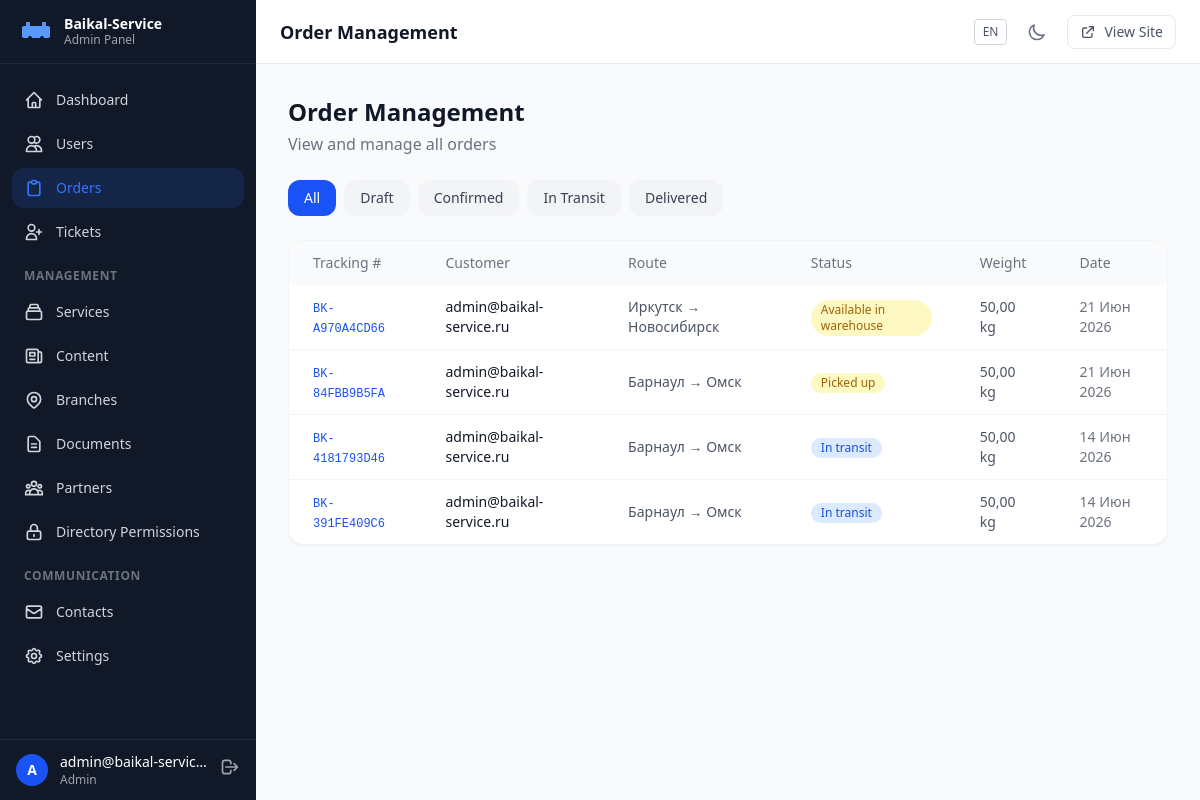
The page /ru/dashboard/orders/ (signed in) on the database as committed earlier.
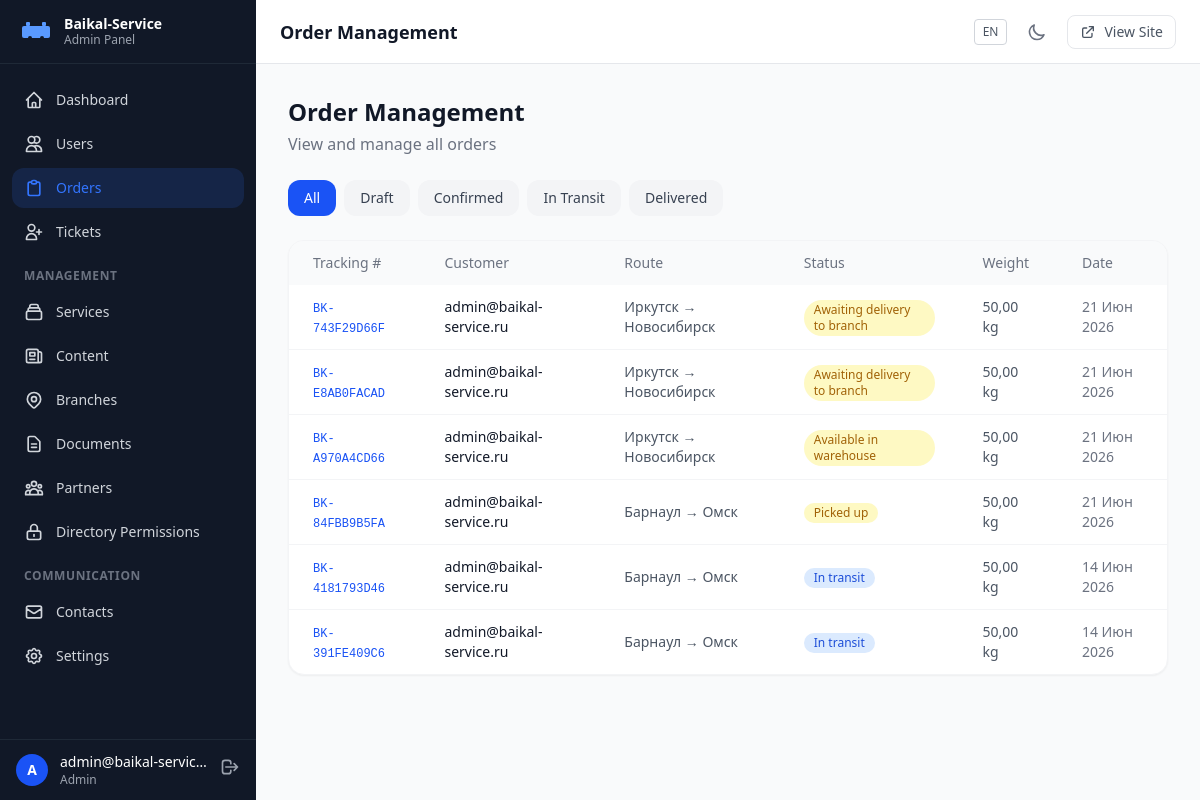
The same page on the database as committed later.
### apps/orders/models.py (models this page shows, shortened)
class Order(models.Model):
    class Status(models.TextChoices):
        DRAFT = 'draft', _('Draft')
        CONFIRMED = 'confirmed', _('Confirmed')
        AWAITING_DELIVERY_TO_BRANCH = 'awaiting_delivery_to_branch', _('Awaiting delivery to branch')
        AVAILABLE_IN_WAREHOUSE = 'available_in_warehouse', _('Available in warehouse')
        AWAITING_COURIER = 'awaiting_courier', _('Awaiting courier')
        PICKED_UP = 'picked_up', _('Picked up')
        IN_TRANSIT = 'in_transit', _('In transit')
        CUSTOMS_CLEARANCE = 'customs_clearance', _('Customs clearance')
        AT_WAREHOUSE = 'at_warehouse', _('At warehouse')
        OUT_FOR_DELIVERY = 'out_for_delivery', _('Out for delivery')
        DELIVERED = 'delivered', _('Delivered')
        CANCELLED = 'cancelled', _('Cancelled')
    tracking_number = models.CharField(max_length=20, unique=True, default=generate_tracking_number, verbose_name=_('Tracking number'))
    user = models.ForeignKey('users.CustomUser', on_delete=models.CASCADE, null=True, blank=True, related_name='orders', verbose_name=_('User'))
    sender_name = models.CharField(max_length=255, verbose_name=_('Sender name'))
    sender_phone = models.CharField(max_length=20, verbose_name=_('Sender phone'))
    sender_email = models.EmailField(blank=True, verbose_name=_('Sender email'))
    sender_address = models.ForeignKey('geo.City', on_delete=models.SET_NULL, null=True, related_name='sender_orders', verbose_name=_('Sender city'))
    sender_address_detail = models.CharField(max_length=500, blank=True, verbose_name=_('Sender address detail'))
    recipient_name = models.CharField(max_length=255, verbose_name=_('Recipient name'))
    recipient_phone = models.CharField(max_length=20, verbose_name=_('Recipient phone'))
    recipient_email = models.EmailField(blank=True, verbose_name=_('Recipient email'))
    recipient_address = models.ForeignKey('geo.City', on_delete=models.SET_NULL, null=True, related_name='recipient_orders', verbose_name=_('Recipient city'))
    recipient_address_detail = models.CharField(max_length=500, blank=True, verbose_name=_('Recipient address detail'))
    cargo_description = models.TextField(verbose_name=_('Cargo description'))
    weight = models.DecimalField(max_digits=10, decimal_places=2, verbose_name=_('Weight (kg)'))
    volume = models.DecimalField(max_digits=10, decimal_places=4, null=True, blank=True, verbose_name=_('Volume (m³)'))
    length = models.DecimalField(max_digits=10, decimal_places=2, null=True, blank=True, verbose_name=_('Length (cm)'))
    width = models.DecimalField(max_digits=10, decimal_places=2, null=True, blank=True, verbose_name=_('Width (cm)'))
    height = models.DecimalField(max_digits=10, decimal_places=2, null=True, blank=True, verbose_name=_('Height (cm)'))
    declared_value = models.DecimalField(max_digits=12, decimal_places=2, null=True, blank=True, verbose_name=_('Declared value'))
    service = models.ForeignKey('services.Service', on_delete=models.SET_NULL, null=True, verbose_name=_('Service'))
    additional_services = models.ManyToManyField('services.AdditionalService', blank=True, verbose_name=_('Additional services'))
    status = models.CharField(max_length=40, choices=Status.choices, default=Status.DRAFT, verbose_name=_('Status'))
    total_price = models.DecimalField(max_digits=12, decimal_places=2, null=True, blank=True, verbose_name=_('Total price'))
    created_at = models.DateTimeField(auto_now_add=True, verbose_name=_('Created at'))
    updated_at = models.DateTimeField(auto_now=True, verbose_name=_('Updated at'))
    estimated_delivery_date = models.DateField(null=True, blank=True, verbose_name=_('Estimated delivery'))
    actual_delivery_date = models.DateField(null=True, blank=True, verbose_name=_('Actual delivery'))
    is_fragile = models.BooleanField(default=False, verbose_name=_('Fragile cargo'))
    is_dangerous = models.BooleanField(default=False, verbose_name=_('Dangerous goods'))
    is_temperature_sensitive = models.BooleanField(default=False, verbose_name=_('Temperature-sensitive cargo'))
    class Meta:
        verbose_name = _('Order')
        verbose_name_plural = _('Orders')
        ordering = ['-created_at']

### apps/users/models.py (models this page shows, shortened)
class CustomUser(AbstractUser):
    USERNAME_FIELD = 'email'
    REQUIRED_FIELDS = ['username']
    class Role(models.TextChoices):
        CLIENT = 'client', _('Client')
        MANAGER = 'manager', _('Manager')
        ADMIN = 'admin', _('Admin')
    email = models.EmailField(unique=True, verbose_name=_('Email'))
    phone = models.CharField(max_length=20, blank=True, verbose_name=_('Phone'))
    balance = models.DecimalField(max_digits=12, decimal_places=2, default=0, verbose_name=_('Balance'))
    role = models.CharField(max_length=20, choices=Role.choices, default=Role.CLIENT, verbose_name=_('Role'))
    language = models.CharField(max_length=5, choices=[('ru', 'Русский'), ('en', 'English')], default='ru', verbose_name=_('Language'))
    theme = models.CharField(max_length=10, choices=[('light', _('Light')), ('dark', _('Dark'))], default='light', verbose_name=_('Theme'))
    company_name = models.CharField(max_length=255, blank=True, verbose_name=_('Company name'))
    inn = models.CharField(max_length=12, blank=True, verbose_name=_('INN'))
    is_company = models.BooleanField(default=False, verbose_name=_('Legal entity'))
    avatar = models.ImageField(upload_to='uploads/avatars/', blank=True, null=True, verbose_name=_('Avatar'))
    class Meta:
        verbose_name = _('User')
        verbose_name_plural = _('Users')

### apps/geo/models.py (models this page shows, shortened)
class City(models.Model):
    name = models.CharField(max_length=255, unique=True, verbose_name=_('Name'))
    name_en = models.CharField(max_length=255, blank=True, verbose_name=_('Name (EN)'))
    region = models.CharField(max_length=255, blank=True, verbose_name=_('Region'))
    region_en = models.CharField(max_length=255, blank=True, verbose_name=_('Region (EN)'))
    latitude = models.FloatField(verbose_name=_('Latitude'))
    longitude = models.FloatField(verbose_name=_('Longitude'))
    is_active = models.BooleanField(default=True, verbose_name=_('Active'))
    timezone = models.CharField(max_length=50, blank=True, verbose_name=_('Timezone'))
    country = models.CharField(max_length=100, default='RU', verbose_name=_('Country'))
    class Meta:
        verbose_name = _('City')
        verbose_name_plural = _('Cities')
        ordering = ['name']
    def __str__(self):
        return self.name

### apps/dashboard/views.py (the view)
# urls.py: path('orders/', views.DashboardOrdersView.as_view(), name='orders'),
class DashboardOrdersView(DirectoryAccessMixin, StaffRequiredMixin, TemplateView):
    template_name = 'pages/dashboard/orders.html'
    directory_keys = ['orders']
    def get_context_data(self, **kwargs):
        context = super().get_context_data(**kwargs)
        try:
            from apps.orders.models import Order
            context['orders'] = Order.objects.all()[:50]
        except ImportError:
            context['orders'] = []
        return context

### apps/core/context_processors.py (called while the page is built)
def site_settings(request):
    return {
        'SITE_NAME': 'Baikal-Service',
        'SITE_DESCRIPTION': 'Logistics and cargo transportation across Russia and CIS',
        'theme': getattr(request, 'theme', 'light'),
        'DEBUG': settings.DEBUG,
    }

### apps/dashboard/views.py (called while the page is built, shortened)
    def test_func(self):
        return self.request.user.is_staff or self.request.user.role in ['admin', 'manager']

    @property
    def is_admin(self):
        return self.request.user.role == 'admin'

    def dispatch(self, request, *args, **kwargs):
        if not request.user.is_authenticated:
            return self.handle_no_permission()
        if not (request.user.is_staff or request.user.role in ['admin', 'manager']):
            return self.handle_no_permission()
        return super().dispatch(request, *args, **kwargs)

    def get_blocked_directories(self):
        if self.is_admin or not self.is_manager:
            return set()

    def has_directory_access(self, keys):
        if self.is_admin or not self.is_manager:
            return True
        if isinstance(keys, str):
            keys = [keys]
        blocked = self.get_blocked_directories()
        return not any(k in blocked for k in keys)

### templates/pages/dashboard/orders.html (shortened to what the changed rows need)
{% extends 'pages/dashboard/base_dashboard.html' %}{% load i18n %}
{% block dash_page_title %}{% translate 'Order Management' %}{% endblock %}
{% block dash_content %}
<div class="flex flex-col sm:flex-row sm:items-center sm:justify-between gap-4 mb-6">
  <div>
    <h1 class="text-2xl font-bold text-gray-900 dark:text-white">{% translate 'Order Management' %}</h1>
  </div>
</div>
<div class="bg-white dark:bg-gray-800 rounded-2xl shadow-sm border border-gray-100 dark:border-gray-700 overflow-hidden">
  <div class="overflow-x-auto">
    <table class="w-full text-sm" id="orders-table">
      <thead class="bg-gray-50 dark:bg-gray-900 text-left">
        <tr>
          <th class="px-6 py-3 font-medium text-gray-500 dark:text-gray-400">{% translate 'Tracking #' %}</th>
          <th class="px-6 py-3 font-medium text-gray-500 dark:text-gray-400">{% translate 'Customer' %}</th>
          <th class="px-6 py-3 font-medium text-gray-500 dark:text-gray-400">{% translate 'Route' %}</th>
          <th class="px-6 py-3 font-medium text-gray-500 dark:text-gray-400">{% translate 'Status' %}</th>
          <th class="px-6 py-3 font-medium text-gray-500 dark:text-gray-400">{% translate 'Weight' %}</th>
          <th class="px-6 py-3 font-medium text-gray-500 dark:text-gray-400">{% translate 'Date' %}</th>
        </tr>
      </thead>
      <tbody class="divide-y divide-gray-100 dark:divide-gray-700">
        {% for order in orders %}
        <tr class="hover:bg-gray-50 dark:hover:bg-gray-700 transition-colors order-row" data-status="{{ order.status }}">
          <td class="px-6 py-3">
            <a href="{% url 'dashboard:order_detail' order.pk %}" class="font-mono text-xs text-baikal-600 dark:text-baikal-400 hover:underline">{{ order.tracking_number }}</a>
          </td>
          <td class="px-6 py-3 text-gray-900 dark:text-white">{{ order.user.get_full_name|default:order.user.email }}</td>
          <td class="px-6 py-3 text-gray-600 dark:text-gray-400">{{ order.sender_address }} → {{ order.recipient_address }}</td>
          <td class="px-6 py-3">
            <span class="inline-flex items-center px-2.5 py-0.5 rounded-full text-xs font-medium
              {% if order.status == 'delivered' %}bg-green-100 dark:bg-green-900/30 text-green-700 dark:text-green-400
              {% elif order.status == 'cancelled' %}bg-red-100 dark:bg-red-900/30 text-red-700 dark:text-red-400
              {% elif order.status == 'in_transit' or order.status == 'customs_clearance' %}bg-blue-100 dark:bg-blue-900/30 text-blue-700 dark:text-blue-400
              {% elif order.status == 'draft' %}bg-gray-100 dark:bg-gray-700 text-gray-700 dark:text-gray-300
              {% else %}bg-yellow-100 dark:bg-yellow-900/30 text-yellow-700 dark:text-yellow-400{% endif %}">
              {{ order.get_status_display }}
            </span>
          </td>
          <td class="px-6 py-3 text-gray-600 dark:text-gray-400">{{ order.weight|default:'—' }} kg</td>
          <td class="px-6 py-3 text-gray-500 dark:text-gray-400">{{ order.created_at|date:'d M Y' }}</td>
        </tr>
        {% empty %}
        <tr>
          <td colspan="6" class="px-6 py-8 text-center text-gray-500 dark:text-gray-400">{% translate 'No orders found.' %}</td>
        </tr>
        {% endfor %}
      </tbody>
    </table>
  </div>
</div>
{% endblock %}

### templates/pages/dashboard/base_dashboard.html (shortened to what the changed rows need)
{% load i18n static %}
<!DOCTYPE html>
<html lang="{{ LANGUAGE_CODE }}">
<head>
  <link rel="stylesheet" href="https://cdnjs.cloudflare.com/ajax/libs/font-awesome/6.5.1/css/all.min.css">
  <script src="https://cdn.tailwindcss.com"></script>
</head>
<body class="bg-gray-50 dark:bg-gray-900 text-gray-900 dark:text-gray-100">
  <div class="flex min-h-screen">
    <div class="flex-1 flex flex-col min-w-0">
      <header class="sticky top-0 z-30 bg-white dark:bg-gray-800 border-b border-gray-200 dark:border-gray-700 h-16 flex items-center px-4 sm:px-6 gap-3">
        <h2 class="text-lg font-semibold text-gray-900 dark:text-white hidden sm:block flex-1">{% block dash_page_title %}{% translate 'Dashboard' %}{% endblock %}</h2>
        {% get_current_language as LANGUAGE_CODE %}
        {% get_available_languages as LANGUAGES %}
        {% for lang_code, lang_name in LANGUAGES %}
          {% if lang_code != LANGUAGE_CODE %}
          <form action="{% url 'set_language' %}" method="post" class="inline">
            <button type="submit" class="px-2 py-1 text-xs font-medium rounded border border-gray-300 dark:border-gray-600 text-gray-600 dark:text-gray-400 hover:bg-gray-100 dark:hover:bg-gray-700 transition-colors uppercase">
              {{ lang_code }}
            </button>
          </form>
          {% endif %}
        {% endfor %}
      </header>
      <main class="flex-1 p-4 sm:p-6 lg:p-8">
        {% block dash_content %}{% endblock %}
      </main>
    </div>
  </div>
</body>
</html>

Rows that differ between the two databases and show on the page:
added Order: tracking_number "BK-743F29D66F", user.get_full_name "admin@baikal-service.ru", sender_address "Иркутск", recipient_address "Новосибирск", status "Awaiting delivery to branch", weight "50,00", created_at "21 Июн 2026"
added Order: tracking_number "BK-E8AB0FACAD", user.get_full_name "admin@baikal-service.ru", sender_address "Иркутск", recipient_address "Новосибирск", status "Awaiting delivery to branch", weight "50,00", created_at "21 Июн 2026"
